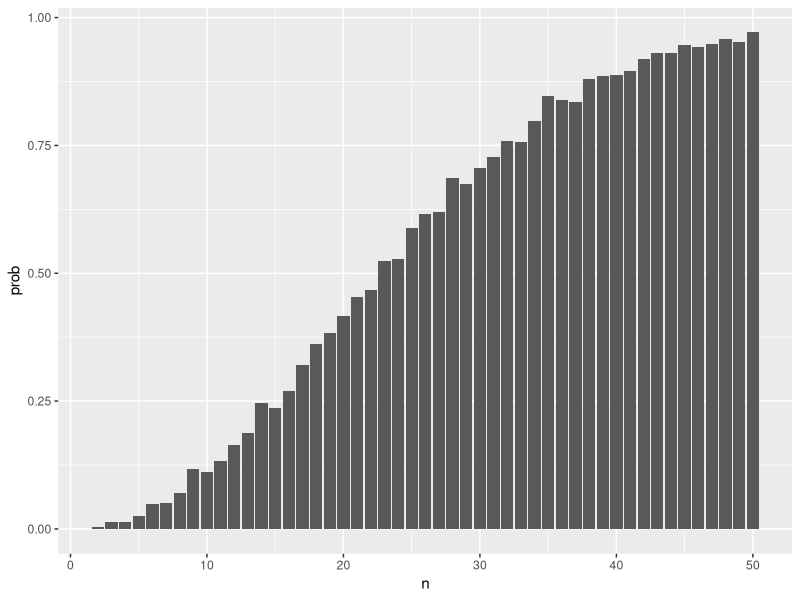

Source code (R):
## ---- chunk 1
knitr::opts_chunk$set(echo = TRUE)
library(tidyverse)
library(dplyr)
library(ggplot2)
## ---- chunk 2
bday_sim = function(n) {
  bdays = sample(1:365, size = n, replace = TRUE)
  duplicate = length(unique(bdays)) < n
  return(duplicate)
}

sim_res =
  expand_grid(
    n = c(2:50),
    iter = 1:1000
  ) |> 
  mutate(res = map_lgl(n, bday_sim)) |> 
  group_by(n) |> 
  summarize(prob = mean(res))

sim_res |> 
  ggplot(aes(x = n, y = prob)) + 
  geom_col()
